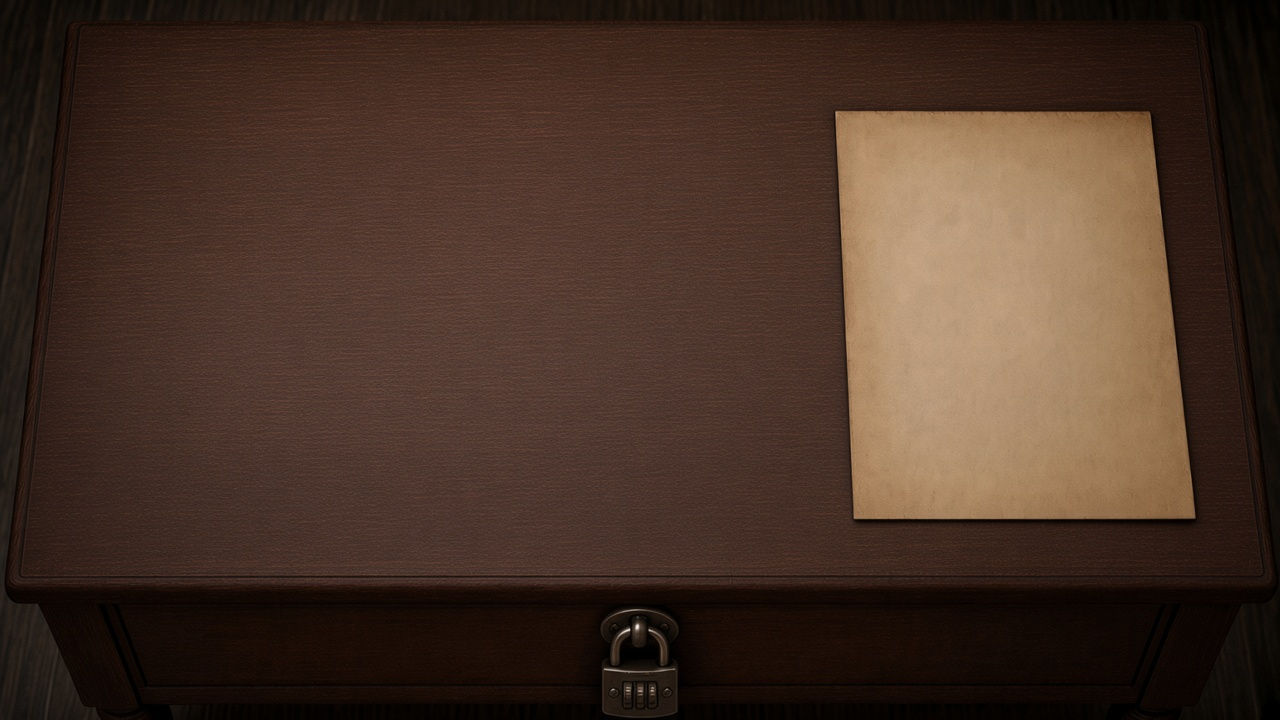
#> input picture assets/C02/C02-mesa-cartas-lisa.jpg, 1280 x 720 px, given in place of C02-mesa-cartas-base-v2.jpg, which was not available
$ python _medir-mesa-c02.py
#> lines starting #> are read from the running program, lines starting #| are printed output that depends on the picture; after the words box and inside, x2 and y2 are one past the last pixel; in counts of white or black regions, pixels touching at a corner belong together
from PIL import Image
import numpy as np

path = r"C:\Users\gabri\.cursor\projects\c-Users-gabri-OneDrive-Desktop-MARTE-VERS-O-FINAL\assets\C02-mesa-cartas-base-v2.jpg"
im = Image.open(path).convert("RGB")
#> im is the input picture: PIL image 1280x720 RGB; mean R, G, B 70.2, 49.5, 38
arr = np.array(im)
h, w, _ = arr.shape
#> h = 720; w = 1280
bri = arr.mean(axis=2)
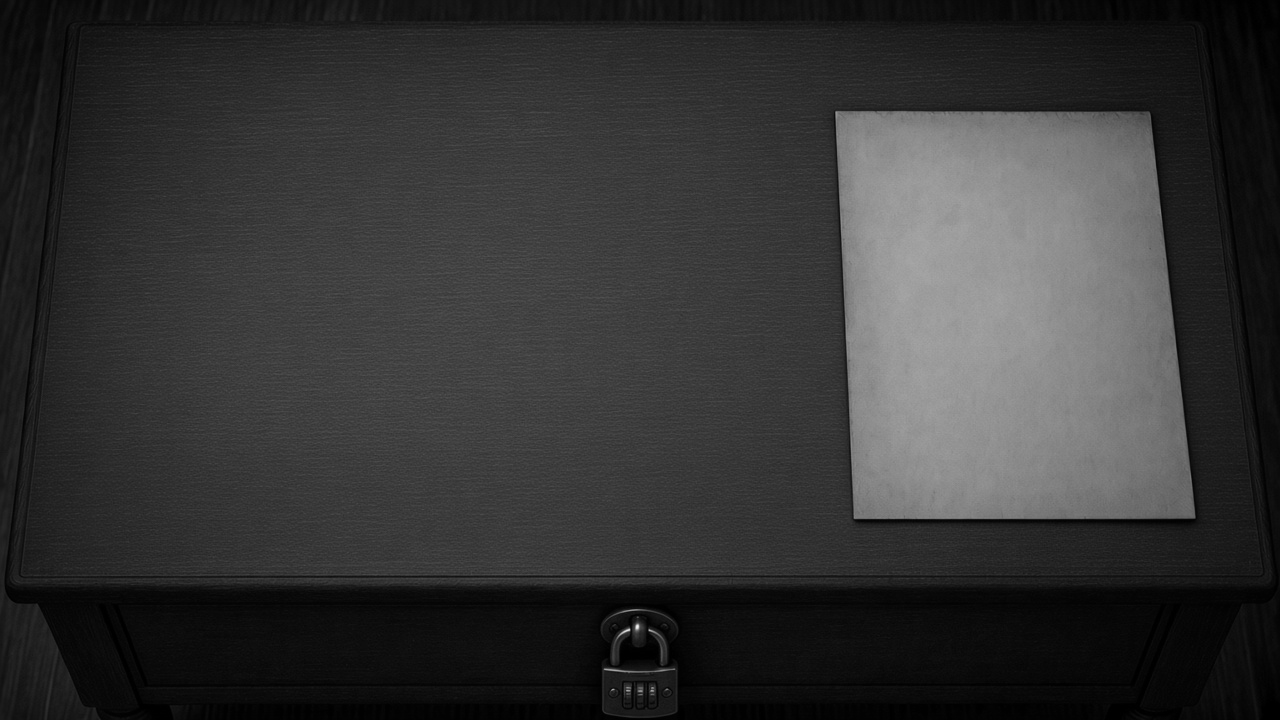
#> bri: shape (720, 1280) float64; min 0, max 243.3, mean 52.6

paper_mask = (
    (arr[:, :, 0] > 150)
    & (arr[:, :, 1] > 130)
    & (arr[:, :, 2] > 90)
    & (bri > 140)
)
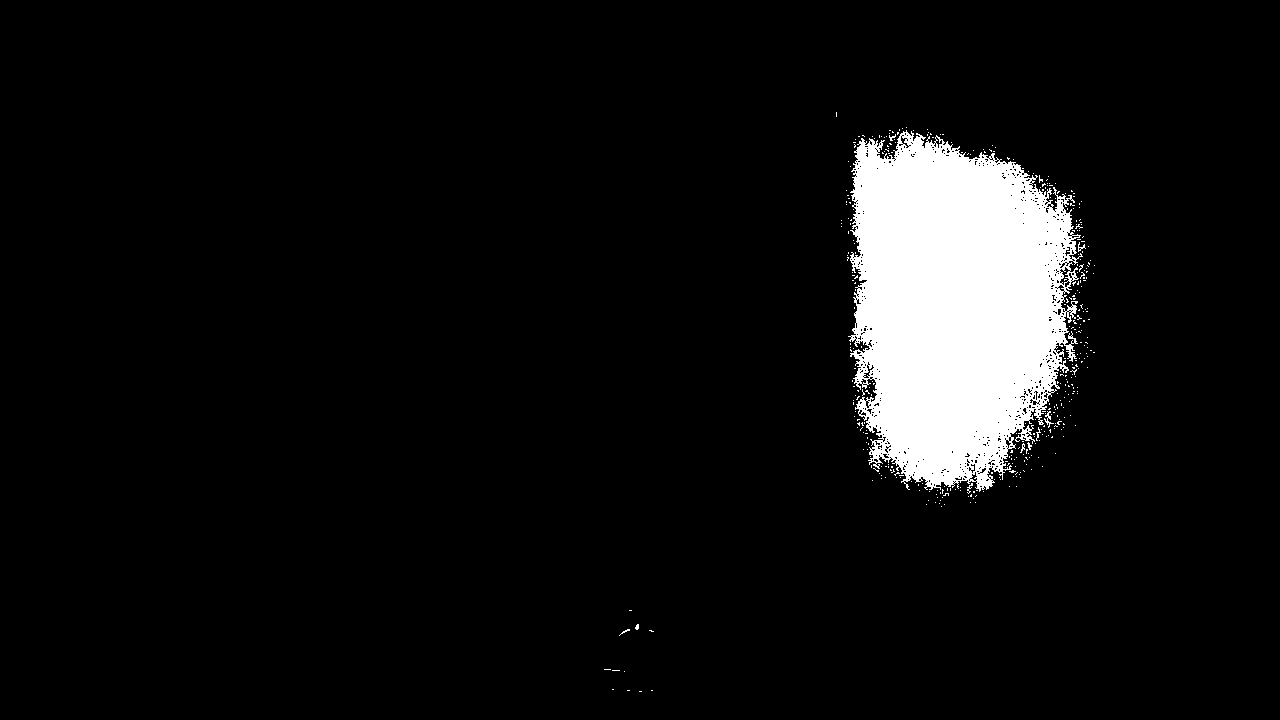
#> paper_mask: shape (720, 1280) bool; 6.8% white; 403 white regions (395 under 20 px), largest, box (x1, y1, x2, y2) and area: (848, 130, 1083, 492) 61338, (1044, 411, 1054, 428) 53, (1078, 242, 1086, 252) 28
ys, xs = np.where(paper_mask)
if len(xs):
    print(
        "paper bbox %",
        round(xs.min() / w * 100, 1),
        round(ys.min() / h * 100, 1),
        round((xs.max() - xs.min()) / w * 100, 1),
        round((ys.max() - ys.min()) / h * 100, 1),
    )
#| paper bbox % 47.2 15.6 38.3 80.4
    print("paper LTRB %", round(xs.min() / w * 100, 1), round(ys.min() / h * 100, 1), round(xs.max() / w * 100, 1), round(ys.max() / h * 100, 1))
#| paper LTRB % 47.2 15.6 85.5 96.0
    print("paper px", xs.min(), ys.min(), xs.max(), ys.max())
#| paper px 604 112 1094 691

# Detect darker slot-like regions in left 55% and upper-mid band
left = bri[:, : int(w * 0.55)]
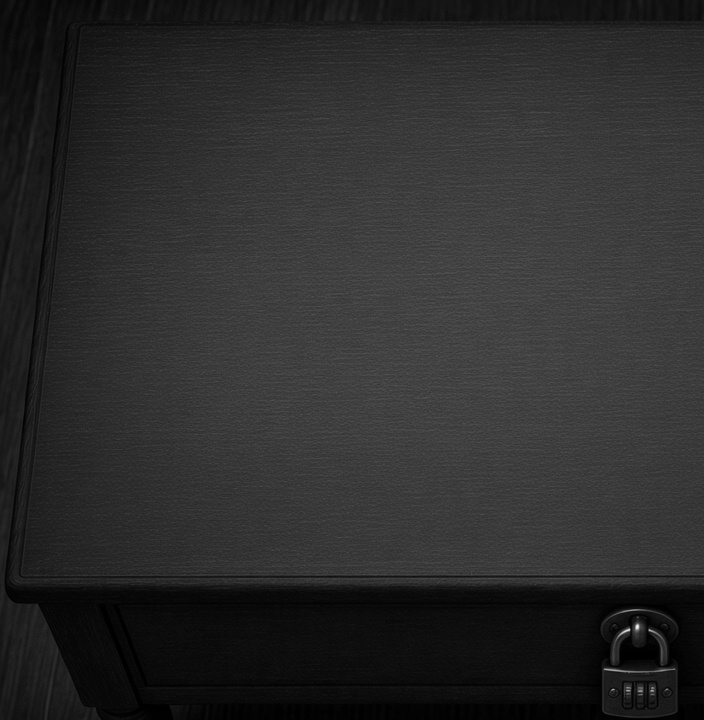
#> left: shape (720, 704) float64; min 0, max 243.3, mean 44.2
# local darkness relative to neighborhood
print("image", w, h)
#| image 1280 720
for gy in range(10):
    row = []
    for gx in range(12):
        y0, y1 = int(gy * h / 10), int((gy + 1) * h / 10)
        x0, x1 = int(gx * w / 12), int((gx + 1) * w / 12)
        row.append(f"{bri[y0:y1, x0:x1].mean():5.0f}")
    print(" ".join(row))

# Save a debug overlay grid
dbg = im.copy()
from PIL import ImageDraw
d = ImageDraw.Draw(dbg)
for i in range(1, 10):
    y = int(i * h / 10)
    d.line([(0, y), (w, y)], fill=(255, 0, 0), width=1)
for i in range(1, 20):
    x = int(i * w / 20)
    d.line([(x, 0), (x, h)], fill=(0, 255, 0), width=1)
out = r"C:\Users\gabri\OneDrive\Desktop\MARTE - VERSÃO FINAL\assets\C02\_mesa-grid-debug.jpg"
dbg.save(out, quality=90)
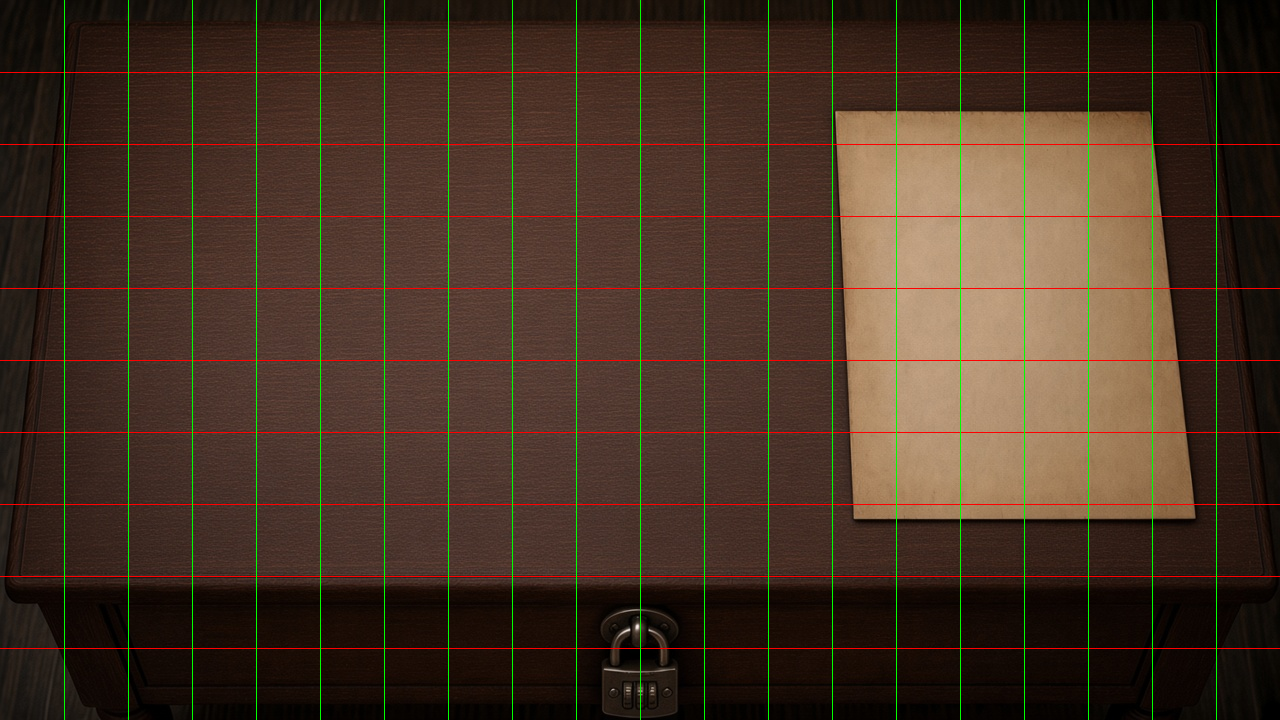
#> saved as _mesa-grid-debug.jpg: PIL image 1280x720 RGB; mean R, G, B 71.3, 51.8, 36.9
print("wrote", out)

$ run again, on assets/C02/C02-mesa-cartas.jpg
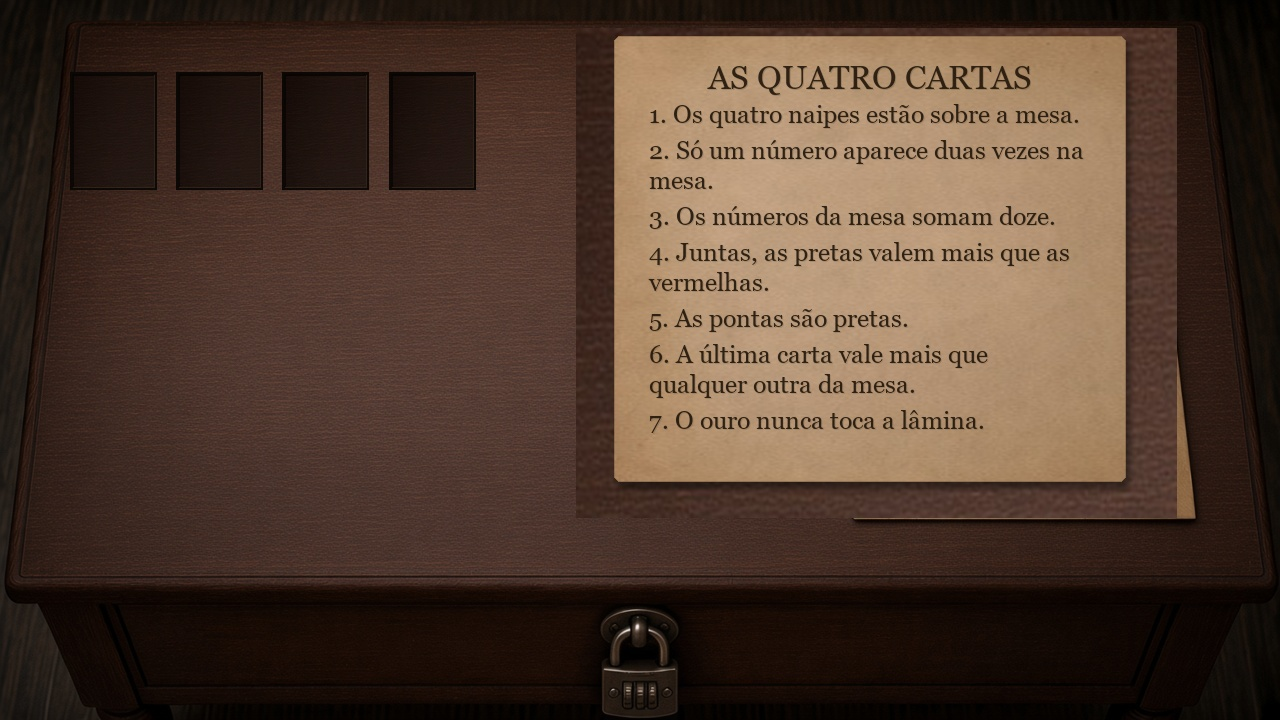
#> input picture assets/C02/C02-mesa-cartas.jpg, 1280 x 720 px, given in place of C02-mesa-cartas-base-v2.jpg, which was not available
#> im is the input picture: PIL image 1280x720 RGB; mean R, G, B 79.1, 58.5, 45.3
#> `paper_mask = ( (arr[:, :, 0] > 150) & (arr[:, :, 1] > 130) & (arr[:, :..`:
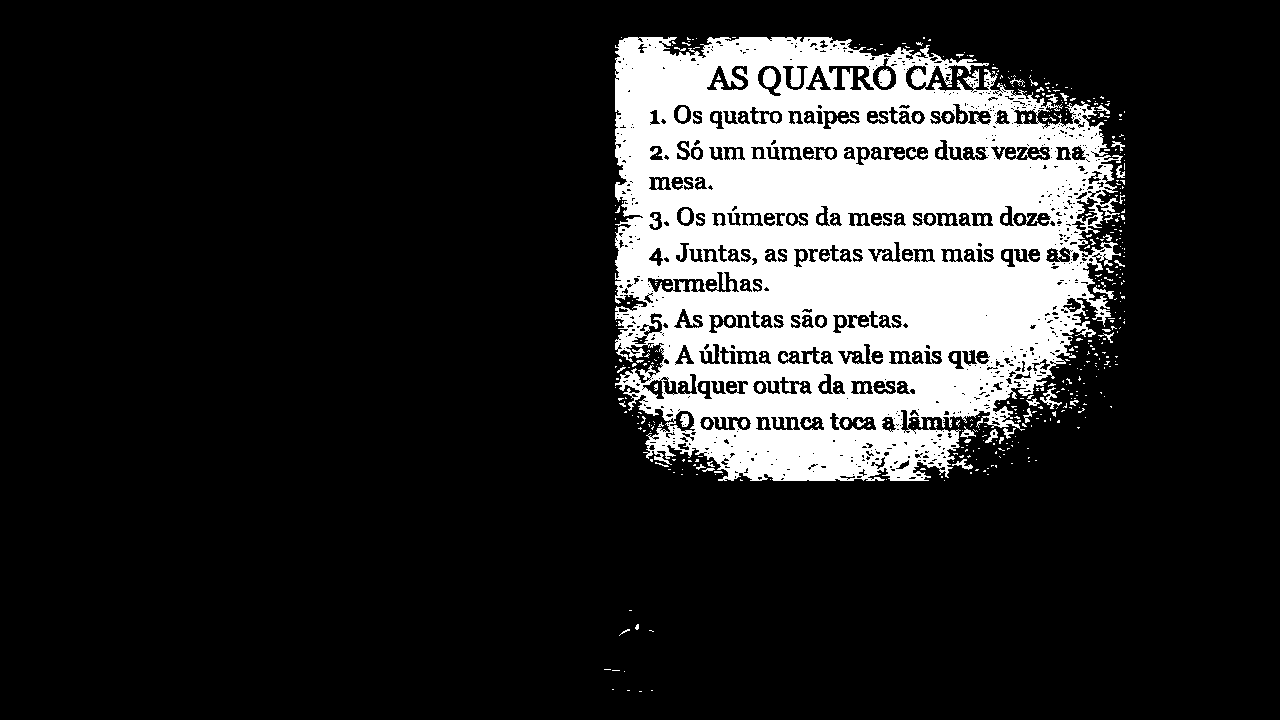
#> paper_mask: shape (720, 1280) bool; 17% white; 535 white regions (464 under 20 px), largest, box (x1, y1, x2, y2) and area: (615, 37, 1123, 481) 151065, (763, 68, 776, 87) 200, (878, 69, 891, 87) 181
#| paper bbox % 47.2 5.1 40.6 90.8
#| paper LTRB % 47.2 5.1 87.8 96.0
#| paper px 604 37 1124 691
#| image 1280 720
#> `dbg.save(out, quality=90)`:
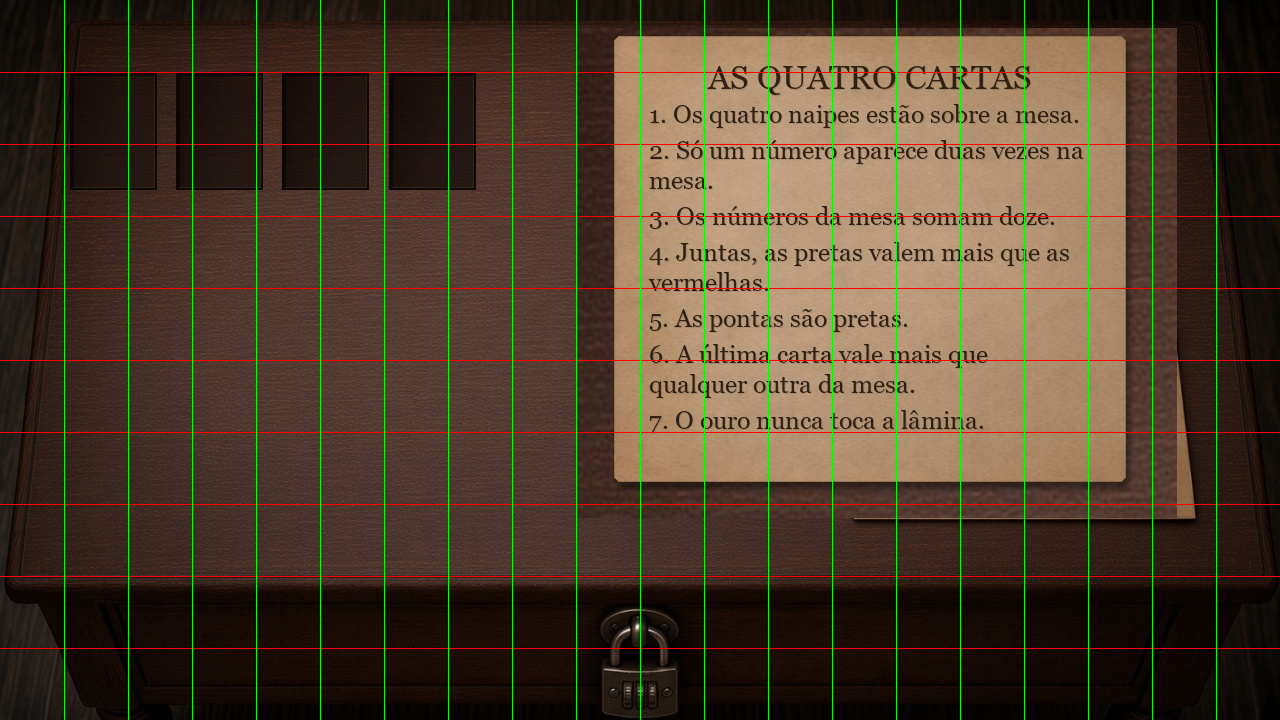
#> saved as _mesa-grid-debug.jpg: PIL image 1280x720 RGB; mean R, G, B 80.1, 60.6, 44
